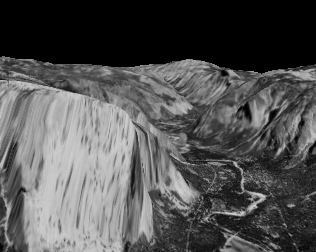
%> input picture ps5_octave/input/DataSeq1/yos_img_01.jpg, 316 x 252 px
$ octave flowWarp.m   (GNU Octave 9; MATLAB toolbox functions it lacks are replaced by stand-ins)
%> lines starting %> are read from the running program, lines starting %| are printed output that depends on the picture
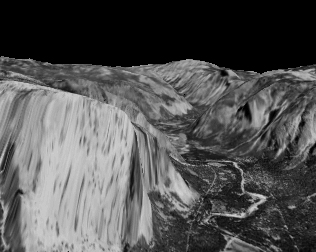
%> input picture ps5_octave/input/DataSeq1/yos_img_02.jpg, 316 x 252 px
### ps5_octave/Reduce.m
%Gaussian pyramid
function reduced = Reduce(img)

    h = [1 4 6 4 1]/16;
    %reduced = conv2(conv2(img,h,'same'),h','same')(1:2:end,1:2:end);
    reduced = imfilter(imfilter(img,h,'symmetric'),h','symmetric')(1:2:end,1:2:end);

### ps5_octave/LKopticFlow.m
function [u,v] = LKopticFlow(I_base,I_motion)

    kernel = [-1 8 0 -8 1]/12;
    Ix = conv2(I_base,kernel,'same');
    Iy = conv2(I_base,kernel','same');
    [Gmag, Gdir] = imgradient(Ix, Iy);
    normIx = Ix./Gmag;
    normIy = Iy./Gmag;
    h = ones(5,5);

    sumIxIx = imfilter(Ix.*Ix,h);
    sumIyIy = imfilter(Iy.*Iy,h);
    sumIxIy = imfilter(Ix.*Iy,h);

    [x,y] = meshgrid(1:size(I_base,2),1:size(I_base,1));
    u0 = 0; v0 = 0;
    d_previous = 0;

    %while 1
        XI = x - u0;
        YI = y - v0;
        warped = imremap(I_base,XI,YI);

        It = I_motion - warped;

        sumIxIt = imfilter(Ix.*It,h);
        sumIyIt = imfilter(Iy.*It,h);

        detA = (sumIxIx.*sumIyIy) - (sumIxIy.*sumIxIy);
        detB1 = (-sumIxIt.*sumIyIy) - (sumIxIy.*(-sumIyIt));
        detB2 = (sumIxIx.*(-sumIyIt)) - (-sumIxIt.*sumIxIy);
        u = detB1./detA;
        v = detB2./detA;
        threshold = 0.0039;
        lamda1 = (sumIxIx + sumIyIy)/2 + sqrt(4*sumIxIy.^2 + (sumIxIx - sumIyIy).^2)/2;
        lamda2 = (sumIxIx + sumIyIy)/2 - sqrt(4*sumIxIy.^2 + (sumIxIx - sumIyIy).^2)/2;
        u(lamda1 < threshold & lamda2 < threshold) = 0;
        v(lamda1 < threshold & lamda2 < threshold) = 0;

        speed = -It./Gmag;
        u_norm = speed.*normIx;
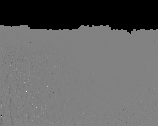
%> u_norm: size 126x158 double; 22.28% of the values are NaN or infinite; the others: min -43.66, max 41.87, mean -0.202; drawn with min black, max white, NaN and infinite black
        v_norm = speed.*normIy;
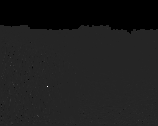
%> v_norm: size 126x158 double; 22.28% of the values are NaN or infinite; the others: min -24.06, max 139.9, mean 0.136; drawn with min black, max white, NaN and infinite black
        u_nan = find(isnan(u));
%> u_nan = []
        v_nan = find(isnan(v));
%> v_nan = []
        u(u_nan) = u_norm(u_nan);
        v(v_nan) = v_norm(v_nan);

        % [13 lines of commented-out code are left out]

### ps5_octave/flowWarp.m
clear all, close all, clc;
pkg load image;
pkg load signal;

I_base = im2double(imread('input/DataSeq1/yos_img_01.jpg'));
I_motion = im2double(imread('input/DataSeq1/yos_img_02.jpg'));
%I_base = im2double(rgb2gray(imread('input/DataSeq2/0.png')));
%I_motion = im2double(rgb2gray(imread('input/DataSeq2/1.png')));

%Level 1 of pyramid (levels start from 0: 0,1,2,3)
I1_GaussianL1 = Reduce(I_base);
I2_GaussianL1 = Reduce(I_motion);
%I1_GaussianL1 = Reduce(Reduce(I_base));
%I2_GaussianL1 = Reduce(Reduce(I_motion));

[u,v] = LKopticFlow(I1_GaussianL1,I2_GaussianL1);
[x,y] = meshgrid(1:size(I1_GaussianL1,2),1:size(I1_GaussianL1,1));

XI = x + u;
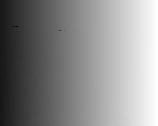
%> XI: size 126x158 double; min -15.36, max 158.3, mean 79.2; drawn with min black and max white
YI = y + v;
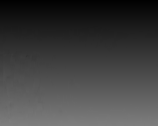
%> YI: size 126x158 double; min 1, max 127, mean 63.8
warped = imremap(I2_GaussianL1,XI,YI);
difference = I1_GaussianL1 - warped;
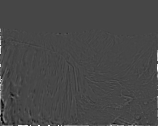
%> difference: size 126x158 double; min -0.283, max 0.735, mean 0.00348; drawn with min black and max white
%imwrite(difference,'output/difference2.jpg')
%imshow(I2_GaussianL1);saveas(gcf,'output/warped1.jpg');close all;
%imshow(warped);saveas(gcf,'output/warped2.jpg');close all;

u_deci = u(1:10:end, 1:10:end);
v_deci = v(1:10:end, 1:10:end);
X_deci = x(1:10:end, 1:10:end);
Y_deci = y(1:10:end, 1:10:end);
imshow(I2_GaussianL1);hold on;
quiver(X_deci, Y_deci, u_deci,v_deci, 'y')
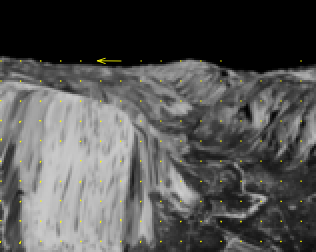
%> figure redrawn from the program's plot data; shown 2 times larger
